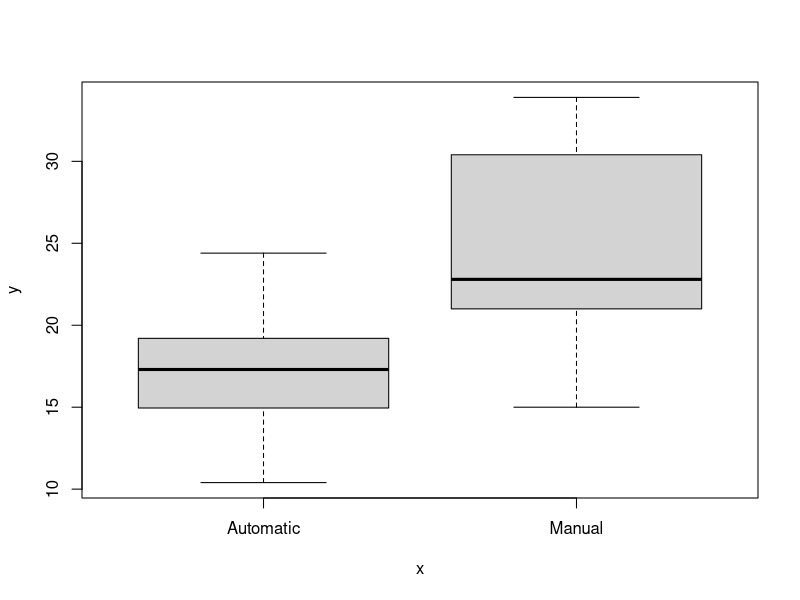
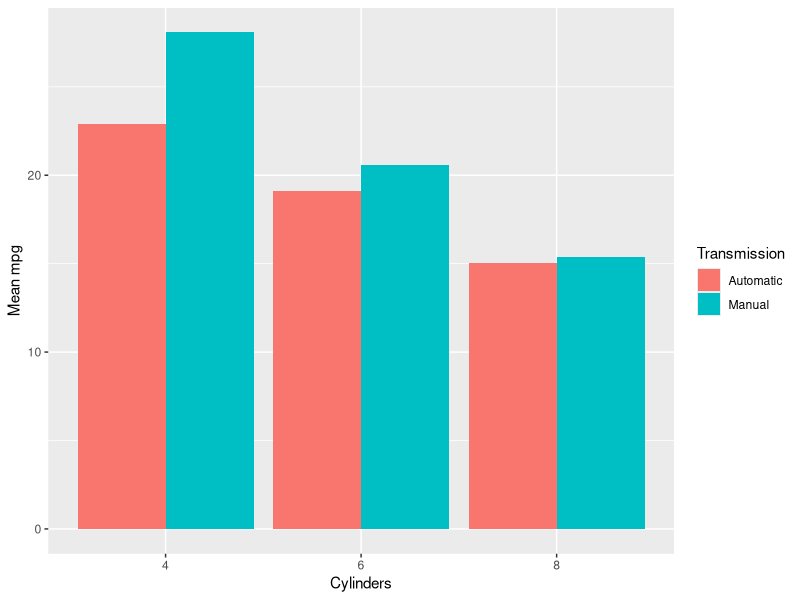

Here is the R script that generated these plots, in order: (Note: this script raises an error after producing the figures.)
## ---- chunk 1
# Load data and libraries
library(plyr)
library(dplyr)
library(ggplot2)
library(datasets)
data(mtcars)
library(GGally)
m    <- mtcars
m$am <- revalue(as.factor(mtcars$am), replace=c("0"="Automatic","1"="Manual"))
m4   <- m[m$cyl == 4,]
m6   <- m[m$cyl == 6,]
m8   <- m[m$cyl == 8,]
## ---- chunk 2
plot(x=m$am,y=m$mpg)
(fitS<-lm(mpg~am,m))
## ---- chunk 3
m %>% group_by(am, cyl) %>% dplyr::summarize(mean=mean(mpg)) -> mm
mm$cyl<-as.factor(mm$cyl)
print(ggplot(data = mm, aes(x = cyl, y=mean, fill=am)) +
              geom_bar(stat="identity", position="dodge") +
              ylab(label = "Mean mpg") +
              scale_x_discrete("Cylinders", breaks=c("4","6","8")) +
              guides(fill=guide_legend(title="Transmission"))
      )
## ---- chunk 4
t.test(m8[m8$am == "Automatic", "mpg"],
       m8[m8$am == "Manual","mpg"],
       var.equal = FALSE,
       paired = FALSE)
## ---- chunk 5
(fitM<-lm(mpg~.,m))
## ---- chunk 6
(fit2<-lm(mpg~wt+am,m))
confint(fit2)
## ---- chunk 7
m %>% group_by(am) %>% dplyr::summarize(mean.weight=mean(wt))
## ---- chunk 8
g = ggpairs(mtcars, lower = list(continuous = "smooth"),params = c(method = "loess"))
g
## ---- chunk 9
plot(m4$am, m4$wt, main = "Weights of cars with 4-cylinder engines")
plot(m8$am, m8$wt, main = "Weights of cars with 8-cylinder engines")
confint(lm(wt~am+vs+gear+carb,m))
